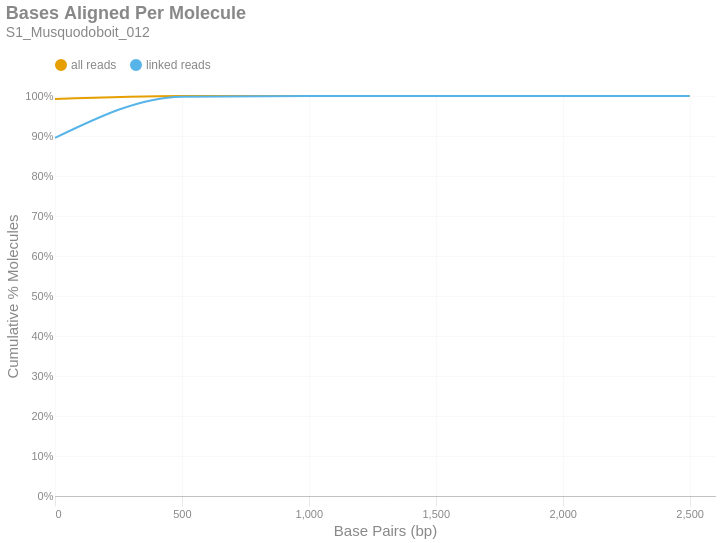

Write notebook code for a chart like this one.
### Markdown cell above
### Bases Aligned Per Molecule
This is a cumulative frequency distribution showing the number of base pairs aligned per unique molecule. These data are shown in 500 bp bins. There are two distributions: one with `all reads` (yellow) and another with only `linked reads` (blue). The percent of molecules in the `linked reads` distribution is relative to the total number of linked molecules.

### Code cell
if SKIPLR:
    print_html(f"Skipped")
else:
    binned_df = consolidated_hist(valids['aligned_bp'], mask, 500, True)
    with SafeRender(binned_df):
        (
            density_plot(binned_df, 'Bases Aligned Per Molecule', samplename, 'basesper')
            .encode(
                x=alt.X('bin:Q', title="Base Pairs (bp)").axis(tickMinStep=500).scale(padding=0),
                y=alt.Y('value:Q', title='Cumulative % Molecules')
                    .axis(format='%')
                    .scale(domain = [0,1])
                    .stack(False),
                color=alt.Color("key:N").scale(domain = ["all reads", "linked reads"]),
                tooltip = [
                    alt.Tooltip("key:N", title = "Data Type"),
                    alt.Tooltip("range_label:N", title="Bases Aligned Per Molecule"),
                    alt.Tooltip("value:Q", format = ".2%", title="% Molecules (Cum.)")
                ]
            )
        ).display()

### Figure 1 — Vega-Lite specification as saved in the notebook (floating-point values rounded to 4 significant figures)
{"width": "container", "height": 400, "config": {"title": {"anchor": "start", "dy": -15, "fontSize": 18, "color": "#888888", "subtitleColor": "#888888", "subtitleFontSize": 14}, "arc": {"fill": "#0072B2"}, "axis": {"domainColor": "#888888", "domainWidth": 0.5, "gridWidth": 0.2, "grid": false, "titleFontWeight": 400, "titleFontSize": 15, "labelFontSize": 11, "labelColor": "#888888", "tickColor": "#888888", "tickWidth": 0.2, "titleColor": "#888888"}, "axisBand": {"grid": false}, "axisX": {"grid": true, "tickSize": 10, "domainCap": "round"}, "axisY": {"domain": false, "grid": true, "tickSize": 0, "domainCap": "round"}, "background": "transparent", "header": {"labelFontSize": 15, "labelColor": "#888888", "titleFontSize": 15, "titleFontWeight": 600, "titleColor": "#888888"}, "legend": {"labelFont": "sans-serif", "labelFontSize": 12, "labelColor": "#888888", "symbolSize": 100, "symbolType": "circle", "titleFontSize": 12, "titlePadding": 10, "titleColor": "#888888", "title": null, "orient": "top"}, "range": {"category": ["#E69F00", "#56B4E9", "#009E73", "#F0E442", "#0072B2", "#D55E00", "#CC79A7", "#000000"], "diverging": ["#cfe8f3", "#a2d4ec", "#73bfe2", "#46abdb", "#1696d2", "#12719e"]}, "area": {"fill": "#0072B2", "fillOpacity": 0.7, "line": true, "strokeOpacity": 0.7}, "line": {"color": "#0072B2", "stroke": "#0072B2", "strokeWidth": 2}, "trail": {"color": "#0072B2", "stroke": "#0072B2", "strokeWidth": 0, "size": 1}, "point": {"filled": true, "fillOpacity": 1.0, "size": 95}, "text": {"color": "#888888", "fontSize": 11, "align": "right", "fontWeight": 400, "size": 11}, "bar": {"fill": "#0072B2", "stroke": null}, "view": {"stroke": null, "continuousWidth": 660, "continuousHeight": 400}}, "data": {"name": "data-ef7cd1645f9d020643c828f145f5e9b0"}, "mark": {"type": "line", "interpolate": "monotone", "point": {"opacity": 0, "size": 275}}, "encoding": {"color": {"field": "key", "scale": {"domain": ["all reads", "linked reads"]}, "type": "nominal"}, "tooltip": [{"field": "key", "title": "Data Type", "type": "nominal"}, {"field": "range_label", "title": "Bases Aligned Per Molecule", "type": "nominal"}, {"field": "value", "format": ".2%", "title": "% Molecules (Cum.)", "type": "quantitative"}], "x": {"axis": {"tickMinStep": 500}, "field": "bin", "scale": {"padding": 0}, "title": "Base Pairs (bp)", "type": "quantitative"}, "y": {"axis": {"format": "%"}, "field": "value", "scale": {"domain": [0, 1]}, "stack": false, "title": "Cumulative % Molecules", "type": "quantitative"}}, "params": [{"name": "param_c36ac31b6afebe62", "select": {"type": "point", "fields": ["key"]}, "bind": "legend"}], "title": {"text": "Bases Aligned Per Molecule", "subtitle": "S1_Musquodoboit_012"}, "transform": [{"fold": ["all reads (cumsum)", "linked reads (cumsum)"]}, {"calculate": "replace(datum.key, ' (cumsum)', '')", "as": "key"}, {"filter": {"param": "param_c36ac31b6afebe62"}}], "usermeta": {"embedOptions": {"downloadFileName": "S1_Musquodoboit_012.basesper"}}, "$schema": "https://vega.github.io/schema/vega-lite/v6.1.0.json", "datasets": {"data-ef7cd1645f9d020643c828f145f5e9b0": [{"bin": "0.0", "interval": "0.0-500.0", "all reads": 0.9923, "linked reads": 0.8952, "all reads (cumsum)": 0.9923, "linked reads (cumsum)": 0.8952, "range_label": "0-499"}, {"bin": "500.0", "interval": "500.0-1000.0", "all reads": 0.007534, "linked reads": 0.1032, "all reads (cumsum)": 0.9999, "linked reads (cumsum)": 0.9984, "range_label": "500-999"}, {"bin": "1000.0", "interval": "1000.0-1500.0", "all reads": 0.0001429, "linked reads": 0.001569, "all reads (cumsum)": 1.0, "linked reads (cumsum)": 0.9999, "range_label": "1000-1499"}, {"bin": "1500.0", "interval": "1500.0-2000.0", "all reads": 6.362e-06, "linked reads": 6.352e-05, "all reads (cumsum)": 1.0, "linked reads (cumsum)": 1.0, "range_label": "1500-1999"}, {"bin": "2000.0", "interval": "2000.0-2500.0", "all reads": 0.0, "linked reads": 0.0, "all reads (cumsum)": 1.0, "linked reads (cumsum)": 1.0, "range_label": "2000-2499"}, {"bin": "2500.0", "interval": "2500.0-3000.0", "all reads": 4.242e-07, "linked reads": 6.352e-06, "all reads (cumsum)": 1.0, "linked reads (cumsum)": 1.0, "range_label": "2500-2999"}]}}
